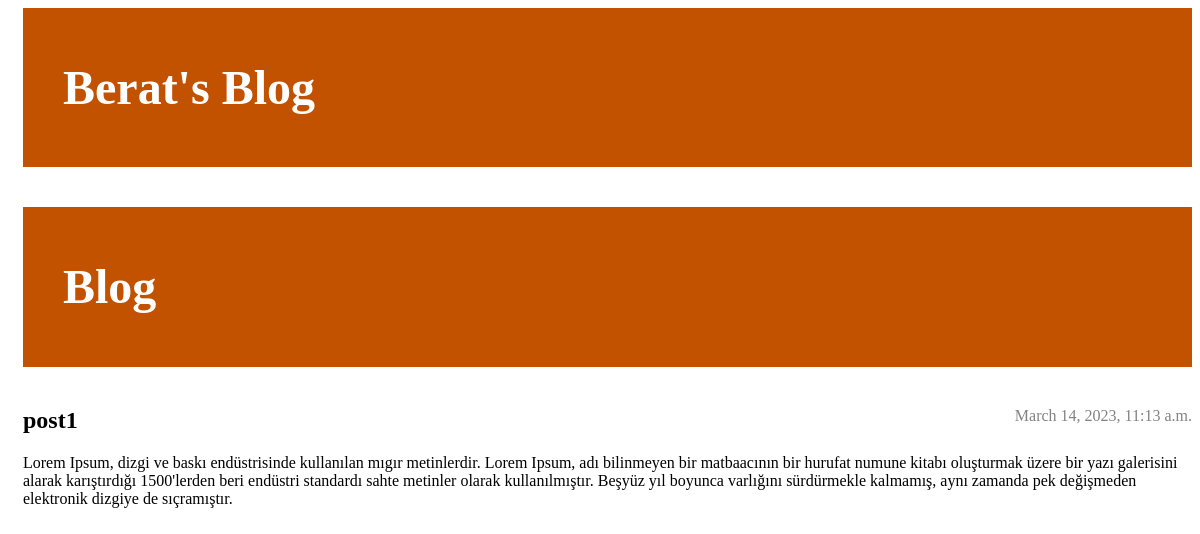
/post/1/, run on an earlier commit of the app's database.
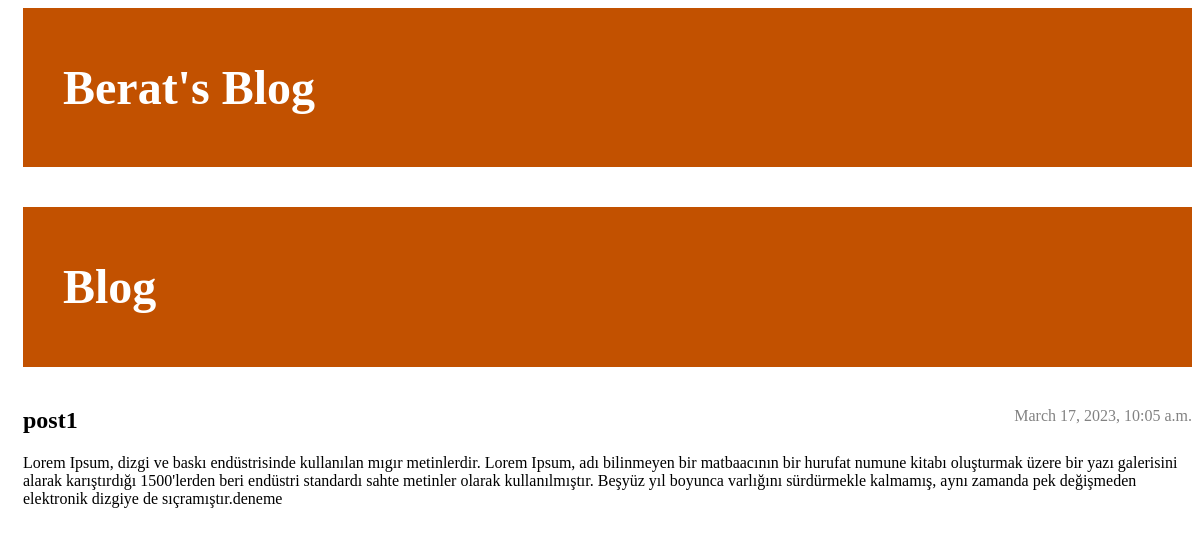
And on a later commit of the database.
### blogApp/models.py (models this page shows, shortened)
class Post(models.Model):
    author = models.ForeignKey(settings.AUTH_USER_MODEL, on_delete=models.CASCADE)
    title = models.CharField(max_length=200)
    text = models.TextField()
    created_date = models.DateTimeField(default=timezone.now)
    published_date = models.DateTimeField(blank = True , null = True)

### blogApp/views.py (the view)
# urls.py: path('post/<int:pk>/', views.post_detail, name='post_detail'),
def post_detail(request,pk):
    post = get_object_or_404(Post,pk=pk)
    return render(request, 'blogApp/post_detail.html',{'post':post})

### blogApp/templates/blogApp/post_detail.html (shortened to what this page needs)
{% extends 'blogApp/base.html' %}
{% block content %}
    <article class="post">
        {% if post.published_date %}
            <time class="date">
                {{ post.published_date }}
            </time>
        {% endif %}
        <h2>{{ post.title }}</h2>
        <p>{{ post.text|linebreaksbr }}</p>
    </article>
{% endblock %}

What changed in the data, as far as the page shows it:
changed Post "post1": published_date "March 14, 2023, 11:13 a.m." → "March 17, 2023, 10:05 a.m."; text "…değişmeden elektronik dizgiye de sıçramıştır." → "…değişmeden elektronik dizgiye de sıçramıştır.deneme"
